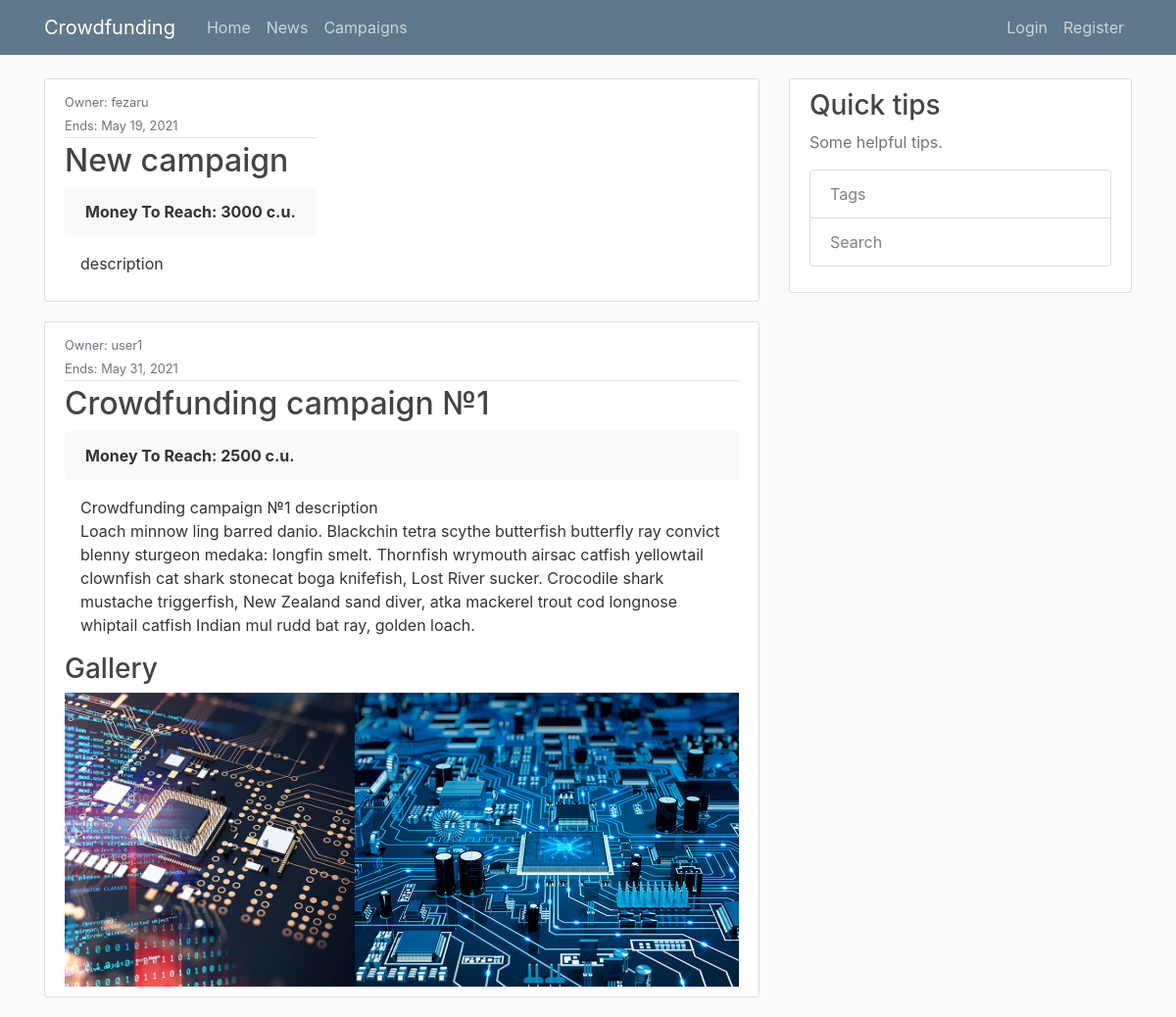
Page /campaigns/ on the earlier database version.
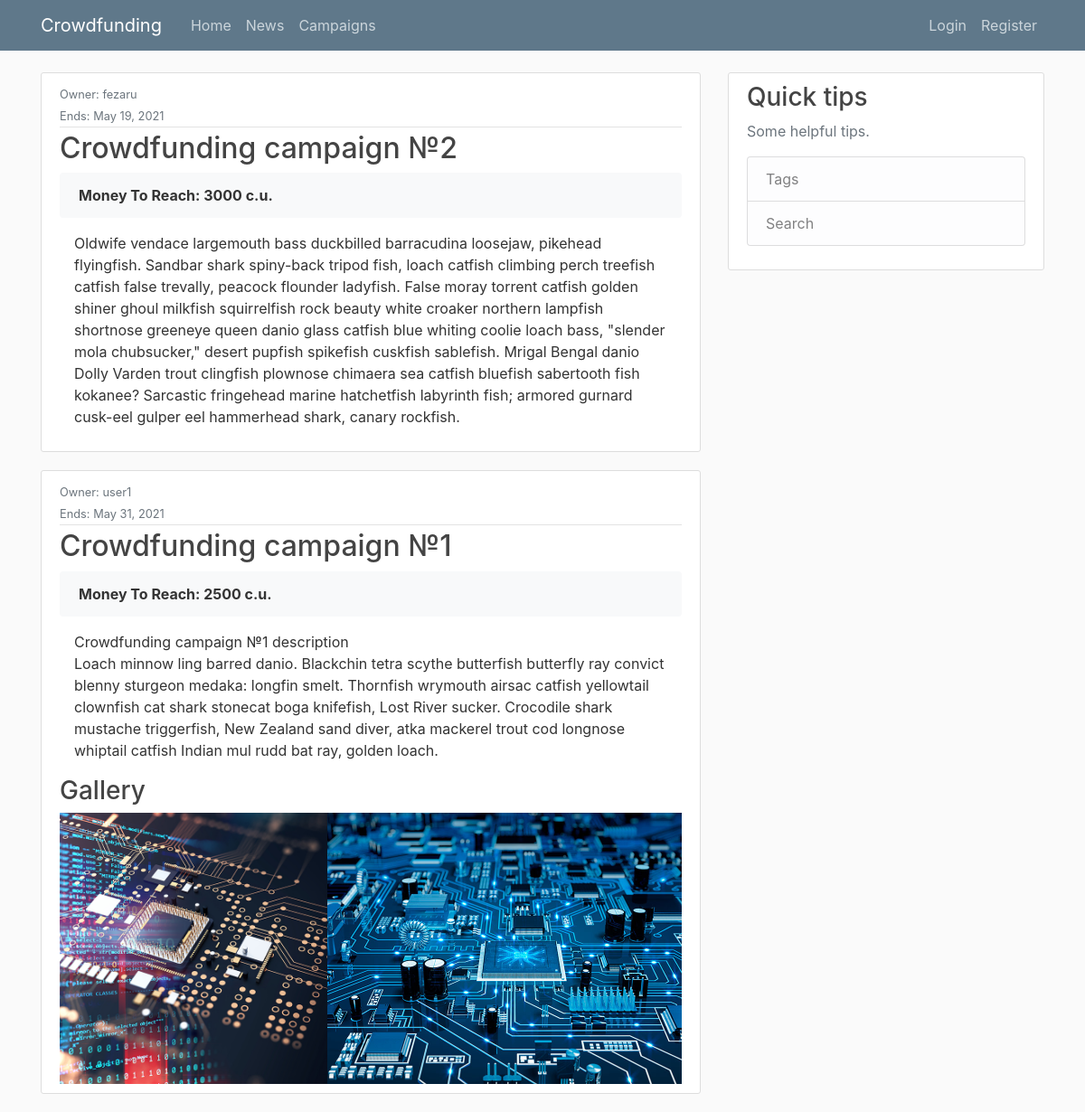
Same page on the later database version.
### campaigns/models.py (models this page shows, shortened)
class Campaign(models.Model):
    name = models.CharField(max_length=255, unique=True)
    description = models.TextField()
    theme = models.CharField(max_length=255, choices=CAMPAIGN_THEME_CHOICES, default='all')
    tags = models.CharField(max_length=255)
    video_URL = models.CharField(max_length=255)
    target_money = models.IntegerField()
    created_date = models.DateTimeField(default=timezone.now)
    end_date = models.DateTimeField(default=timezone.now)
    owner = models.ForeignKey(User, on_delete=models.CASCADE)

### campaigns/views.py (the view)
# urls.py: path('campaigns/', CampaignsListView.as_view(), name='campaigns-list'),
class CampaignsListView(ListView):
    model = Campaign
    template_name = 'campaigns/campaigns_list.html'
    context_object_name = 'campaigns'
    ordering = ['-created_date']
    paginate_by = 5

### campaigns/templates/campaigns/campaigns_list.html (shortened to what this page needs)
{% extends "campaigns/base.html" %}
{% block content %}
    {% for item in campaigns %}
        <article style="flex-direction: column;" class="media content-section">
            <div class="media-body">
              <div>
                <small class="text-muted">Owner: {{ item.owner }}</small>
              </div>
              <div class="article-metadata">
                <small class="text-muted">Ends: {{ item.end_date|date:"F d, Y" }}</small>
              </div>
              <h2><a class="article-title" href="{% url 'campaigns-detail' item.id %}">{{ item.name }}</a></h2>
              <p class="alert bg-light font-weight-bold">Money To Reach: {{ item.target_money }} c.u.</p>
              <p class="article-content px-3">{{ item.description }}</p>
            </div>
            {% if item.images.all %}
              <div class="container">
                  <div class="row">
                      <div class="col">
                          <h3>Gallery</h3>
                          <section class="photo_gallery">
                                {% for gallery_image in item.images.all %}
                                  {% if forloop.counter0 < 2 %}
                                    <a href="{{ gallery_image.image.url }}"><img src="{{ gallery_image.image.url }}" alt=""
                                                                                 title=""/></a>
                                  {% else %}
                                    <a class="ghost" href="{{ gallery_image.image.url }}"><img
                                                     src="{{ gallery_image.image.url }}" alt=""
                                                     title=""/></a>
                                  {% endif %}
                                {% endfor %}
                          </section>
                      </div>
                  </div>
              </div>
            {% endif %}
        </article>
    {% endfor %}
{% endblock content %}

Differences in the rows shown:
changed Campaign "fezaru": name "New campaign" → "Crowdfunding campaign №2"; description "description" → "Oldwife vendace largemouth bass duckbilled barracudina loosejaw, pikehead flyingfish. Sandbar shark spiny-back tripod fish, loach catfish climbing perch treefish catfish false trevally, peacock flounder ladyfish. False moray torrent catfish golden shiner ghoul milkfish squirrelfish rock beauty white croaker northern lampfish shortnose greeneye queen danio glass catfish blue whiting coolie loach bass, \"slender mola chubsucker,\" desert pupfish spikefish cuskfish sablefish. Mrigal Bengal danio Dolly Varden trout clingfish plownose chimaera sea catfish bluefish sabertooth fish kokanee? Sarcastic fringehead marine hatchetfish labyrinth fish; armored gurnard cusk-eel gulper eel hammerhead shark,…"
